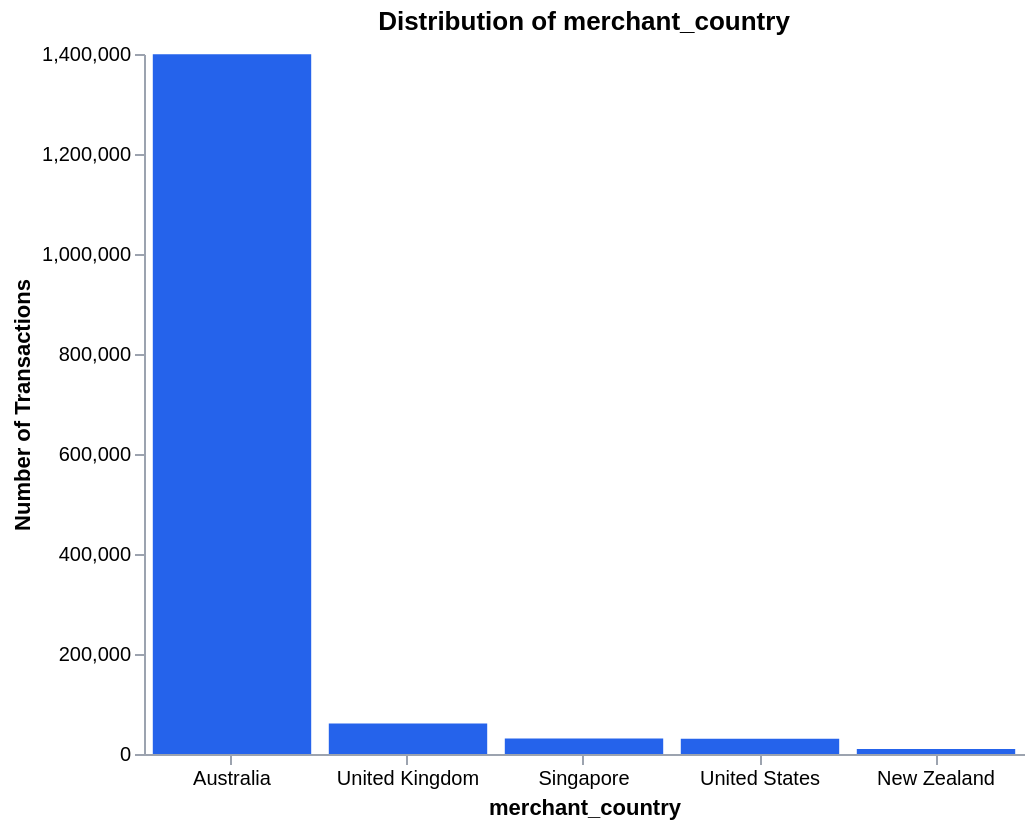

Notebook cell for this chart:
### Code cell
categorical_distribution('merchant_country')

### Figure 1 — Vega-Lite specification as saved in the notebook (floating-point values rounded to 4 significant figures)
{"config": {"view": {"continuousWidth": 300, "continuousHeight": 300, "strokeWidth": 0}, "axis": {"domainColor": "#9ca3af", "labelColor": "#000", "tickColor": "#9ca3af", "titleColor": "#000"}}, "data": {"name": "data-964932e9f93793fe28710758d9e06dbb"}, "mark": {"type": "bar", "color": "#2563eb"}, "encoding": {"tooltip": [{"field": "merchant_country", "type": "nominal"}, {"field": "Count", "format": ",", "title": "Transactions", "type": "quantitative"}, {"field": "Share", "format": ".1%", "type": "quantitative"}], "x": {"axis": {"grid": false, "labelAngle": 0}, "field": "merchant_country", "sort": "-y", "title": "merchant_country", "type": "nominal"}, "y": {"axis": {"grid": false}, "field": "Count", "title": "Number of Transactions", "type": "quantitative"}}, "height": 350, "title": "Distribution of merchant_country", "width": 440, "$schema": "https://vega.github.io/schema/vega-lite/v5.20.1.json", "datasets": {"data-964932e9f93793fe28710758d9e06dbb": [{"merchant_country": "Australia", "Count": 1399273, "Share": 0.9134}, {"merchant_country": "United Kingdom", "Count": 60911, "Share": 0.03976}, {"merchant_country": "Singapore", "Count": 30970, "Share": 0.02022}, {"merchant_country": "United States", "Count": 30690, "Share": 0.02003}, {"merchant_country": "New Zealand", "Count": 10165, "Share": 0.006635}]}}
